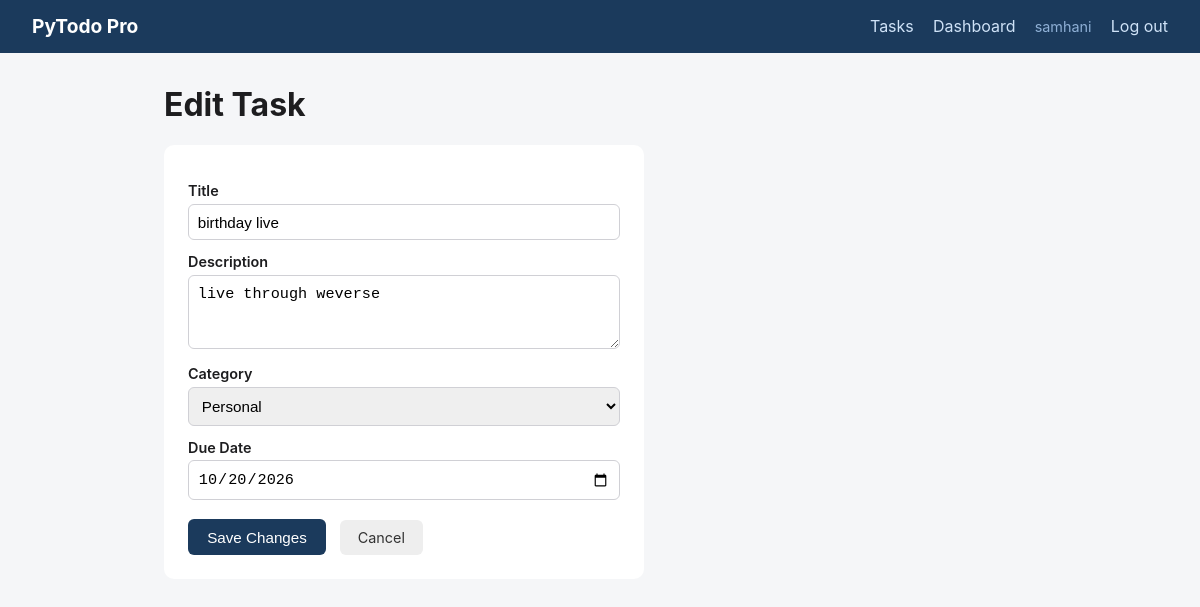
Screenshot of /tasks/2/edit (signed in) with the database file from the repository.
### tables this page shows
CREATE TABLE tasks (
                id INTEGER PRIMARY KEY AUTOINCREMENT,
                user_id INTEGER NOT NULL,
                title TEXT NOT NULL,
                description TEXT DEFAULT '',
                category_id INTEGER,
                due_date TEXT,
                done INTEGER NOT NULL DEFAULT 0,
                completed_at TEXT,
                created_at TEXT NOT NULL
            );

CREATE TABLE categories (
                id INTEGER PRIMARY KEY AUTOINCREMENT,
                name TEXT NOT NULL UNIQUE
            );

### app.py (the view, shortened to what this page needs)
@app.route("/tasks/<int:task_id>/edit", methods=["GET", "POST"])
@login_required_web
def edit_task(task_id):
    db = get_db()
    categories = db.execute("SELECT * FROM categories ORDER BY name").fetchall()
    task = db.execute(
        "SELECT * FROM tasks WHERE id = ? AND user_id = ?", (task_id, session["user_id"])
    ).fetchone()
    if task is None:
        return redirect(url_for("index"))
    return render_template("task_form.html", categories=categories, task=task)

### app.py (called while the page is built)
def get_db():
    db = getattr(g, "_database", None)
    if db is None:
        db = g._database = sqlite3.connect(DATABASE)
        db.row_factory = sqlite3.Row
    return db

@app.teardown_appcontext
def close_connection(exception):
    db = getattr(g, "_database", None)
    if db is not None:
        db.close()

def login_required_web(f):
    @wraps(f)
    def wrapper(*args, **kwargs):
        if not session.get("user_id"):
            return redirect(url_for("login_page"))
        return f(*args, **kwargs)
    return wrapper

### templates/task_form.html (shortened to what this page needs)
{% extends "base.html" %}
{% block content %}
<h1>{{ 'Edit Task' if task else 'New Task' }}</h1>
<form method="post" class="task-form">
    <label>Title</label>
    <input type="text" name="title" value="{{ task['title'] if task else '' }}" required>
    <label>Description</label>
    <textarea name="description" rows="3">{{ task['description'] if task else '' }}</textarea>
    <label>Category</label>
    <select name="category_id">
        {% for c in categories %}
        <option value="{{ c['id'] }}" {% if task and task['category_id'] == c['id'] %}selected{% endif %}>{{ c['name'] }}</option>
        {% endfor %}
    </select>
    <label>Due Date</label>
    <input type="date" name="due_date" value="{{ task['due_date'] if task and task['due_date'] else '' }}">
    <button type="submit">{{ 'Save Changes' if task else 'Create Task' }}</button>
    <a class="btn-secondary" href="{{ url_for('index') }}">Cancel</a>
</form>
{% endblock %}

### static/style.css (style rules this page uses)
* { box-sizing: border-box; }
body { font-family: -apple-system, Segoe UI, Roboto, sans-serif; background: #f5f6f8; color: #1d1d1f; margin: 0; }
.auth-card label, .task-form label { display: block; margin: 0.8rem 0 0.3rem; font-size: 0.9rem; font-weight: 600; }
.auth-card input, .task-form input, .task-form select, .task-form textarea { width: 100%; padding: 0.55rem; border: 1px solid #d0d0d5; border-radius: 6px; font-size: 0.95rem; }
.auth-card button, .task-form button { margin-top: 1.2rem; padding: 0.6rem 1.2rem; border: none; background: #1B3A5C; color: #fff; border-radius: 6px; cursor: pointer; font-size: 0.95rem; }
.btn, .btn-secondary { display: inline-block; padding: 0.55rem 1.1rem; border-radius: 6px; text-decoration: none; font-size: 0.9rem; }
.btn-secondary { background: #eee; color: #333; margin-left: 0.6rem; }
.task-form { background: #fff; padding: 1.5rem; border-radius: 10px; max-width: 480px; }

### rows the page displays
tasks: title "birthday live", description "live through weverse", category_id "Personal", due_date "10/20/2026"

### other values shown
{{ session.get('username') }} "samhani"
{{ 'Edit Task' if task else 'New Task' }} "Edit Task"
{{ 'Save Changes' if task else 'Create Task' }} "Save Changes"
